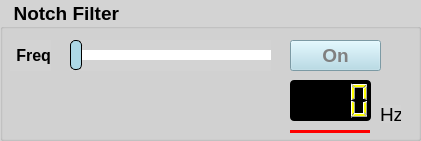
     <widget class="QGroupBox" name="Notch_groupBox">
      <property name="geometry">
       <rect>
        <x>750</x>
        <y>20</y>
        <width>421</width>
        <height>141</height>
       </rect>
      </property>
      <property name="font">
       <font>
        <pointsize>14</pointsize>
        <bold>true</bold>
       </font>
      </property>
      <property name="styleSheet">
       <string notr="true">QWidget{ background-color: lightgray;}</string>
      </property>
      <property name="title">
       <string>  Notch Filter</string>
      </property>
      <widget class="QSlider" name="Notch_freq_horizontalSlider">
       <property name="geometry">
        <rect>
         <x>70</x>
         <y>40</y>
         <width>201</width>
         <height>31</height>
        </rect>
       </property>
       <property name="layoutDirection">
        <enum>Qt::LayoutDirection::LeftToRight</enum>
       </property>
       <property name="styleSheet">
        <string notr="true">QSlider::groove:horizontal{background: lightgray; height: 10px; border-radius: 3px;}
QSlider::handle:horizontal{background: lightblue; border: 1px solid black; width: 10px; height: 30px; margin-top: -10px; margin-bottom: -10px; border-radius: 5px;}
QSlider::sub-page:horizontal{background: white;}
QSlider::add-page:horizontal{background: white;}
QSlider:disabled{color: darkgrey;}
QSlider:handle:disabled{background-color: darkgrey;  color: darkgrey;}</string>
       </property>
       <property name="minimum">
        <number>1</number>
       </property>
       <property name="maximum">
        <number>320</number>
       </property>
       <property name="orientation">
        <enum>Qt::Orientation::Horizontal</enum>
       </property>
      </widget>
      <widget class="QPushButton" name="Notch_pushButton">
       <property name="geometry">
        <rect>
         <x>290</x>
         <y>40</y>
         <width>91</width>
         <height>31</height>
        </rect>
       </property>
       <property name="font">
        <font>
         <pointsize>14</pointsize>
         <bold>true</bold>
        </font>
       </property>
       <property name="styleSheet">
        <string notr="true">QPushButton{ background-color: lightblue; color: grey}
QPushButton::checked{ background-color: red; color: black}</string>
       </property>
       <property name="text">
        <string>On</string>
       </property>
       <property name="checkable">
        <bool>true</bool>
       </property>
      </widget>
      <widget class="QLCDNumber" name="Notch_freq_lcdNumber">
       <property name="geometry">
        <rect>
         <x>290</x>
         <y>80</y>
         <width>81</width>
         <height>41</height>
        </rect>
       </property>
       <property name="styleSheet">
        <string notr="true">QWidget{ border: 2px black; background-color: black;border-radius: 4px;}
QLCDNumber {color: yellow;}</string>
       </property>
       <property name="digitCount">
        <number>4</number>
       </property>
      </widget>
      <widget class="QLabel" name="Notch_label_1">
       <property name="geometry">
        <rect>
         <x>380</x>
         <y>105</y>
         <width>21</width>
         <height>18</height>
        </rect>
       </property>
       <property name="font">
        <font>
         <pointsize>14</pointsize>
        </font>
       </property>
       <property name="text">
        <string>Hz</string>
       </property>
      </widget>
      <widget class="Line" name="Notch_line">
       <property name="geometry">
        <rect>
         <x>290</x>
         <y>130</y>
         <width>80</width>
         <height>3</height>
        </rect>
       </property>
       <property name="styleSheet">
        <string notr="true">QFrame{ border: none; background-color: red;}</string>
       </property>
       <property name="orientation">
        <enum>Qt::Orientation::Horizontal</enum>
       </property>
      </widget>
      <widget class="QLabel" name="Notch_label_2">
       <property name="geometry">
        <rect>
         <x>10</x>
         <y>40</y>
         <width>41</width>
         <height>31</height>
        </rect>
       </property>
       <property name="font">
        <font>
         <pointsize>12</pointsize>
         <bold>true</bold>
        </font>
       </property>
       <property name="text">
        <string>Freq</string>
       </property>
       <property name="alignment">
        <set>Qt::AlignmentFlag::AlignRight|Qt::AlignmentFlag::AlignTrailing|Qt::AlignmentFlag::AlignVCenter</set>
       </property>
      </widget>
     </widget>
